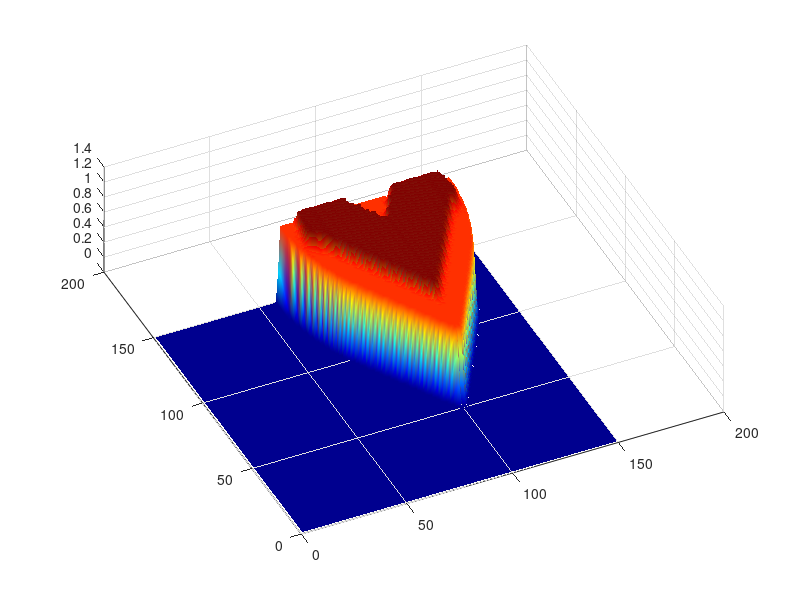

Recreate this plot in MATLAB.
%%%%%%%%%%%%%%%%%%%%%%%%%%%%%%%%%%%%%%%%%%%%%%%%%%%%%%%%%%%%%%%%%%%
% We attempt to simulate u_t = u_xx + e^2*u_yy + f(u) using finite
% difference approximations.
%
% Solve: u_t = u_{xx} + epsilon^2*u_{yy} + u(1-u)
% Approximation:
% u(t_i + t_delta, x) = u(t_i, x) + t_delta / h^2 [ \sum u(t_i, x + h_e) - 2nu(t_i, x) ]
%                       + t_delta * u(1-u)
%
%%%%%%%%%%%%%%%%%%%%%%%%%%%%%%%%%%%%%%%%%%%%%%%%%%%%%%%%%%%%%%%%%%%

clc; close all; clear;

% -----------------------------------------------------------------

% Initialize parameters
% We want t_delta \approx h^2 where n is the mesh size
d = 2;              % working in R^2
n = 150;             % simulation grid size
h = 1;            % mesh width
t_delta = h^2;      % time increment
time = 80;         % number of steps to simulate. time * t_delta is the total "unit time"
f = zeros(n / h);   % growth rate
epsilon = 0.1;
gamma = 0.3;        % dampen the gradient

% Initial conditions

N = n / h;          % mesh size
u = zeros(N);       % initial conditions
%v0 = 1E-2;
v0 = 0.9;

% compact set

%u(N/2, N/2) = v0; u(N/2 + 1, N/2) = v0; u(N/2, N/2 + 1) = v0; u(N/2 - 1, N/2 + 1) = v0; % nonzero on compact set

% wedge

% specify the base point of our wedge
p = [100 100];

% specify some vector
v = [1 0];
tolerance = cos(pi / 6);
for i = -N:1:N
  for j = -N:1:N
    cos_ = ([i j] * v') / (norm([i j]) * norm(v));
    if tolerance < cos_ && cos_ < 1                   % make sure our [i j] are within the wedge
      i_p = i + p(1);
      j_p = j + p(2);
      if 1 <= i_p && i_p <= N && 1 <= j_p && j_p <= N
        u(i + p(1),j + p(2)) = v0;
      end
    end
  end
end

% initialize values of u
grad = 0 * u;       % we'll store the gradient in this term
u_avg = 0 * u;

% Run simulation

% Indices using which we can represent the gradient
I = 2:N-1; J = 2:N-1;

for step=1:time
  grad(I, J) = epsilon^2*u(I, J - 1) + epsilon^2*u(I, J + 1) + u(I - 1, J) + u(I + 1, J);
  u(I, J) = u(I, J) + gamma * (t_delta / h^2) * (grad(I, J) - 2*(epsilon^2 + 1)*u(I, J)) + t_delta*(u(I,J) .* (1 - u(I,J)));
  u(1, :) = u(2, :); u(N, :) = u(N-1, :); u(:, 1) = u(:, 2); u(:, N) = u(:, N-1);

  pcolor(u); shading interp;
  colorbar; colormap hsv;
  drawnow;
end

surf(u);
shading interp; colormap jet;
view([-25 70]);
